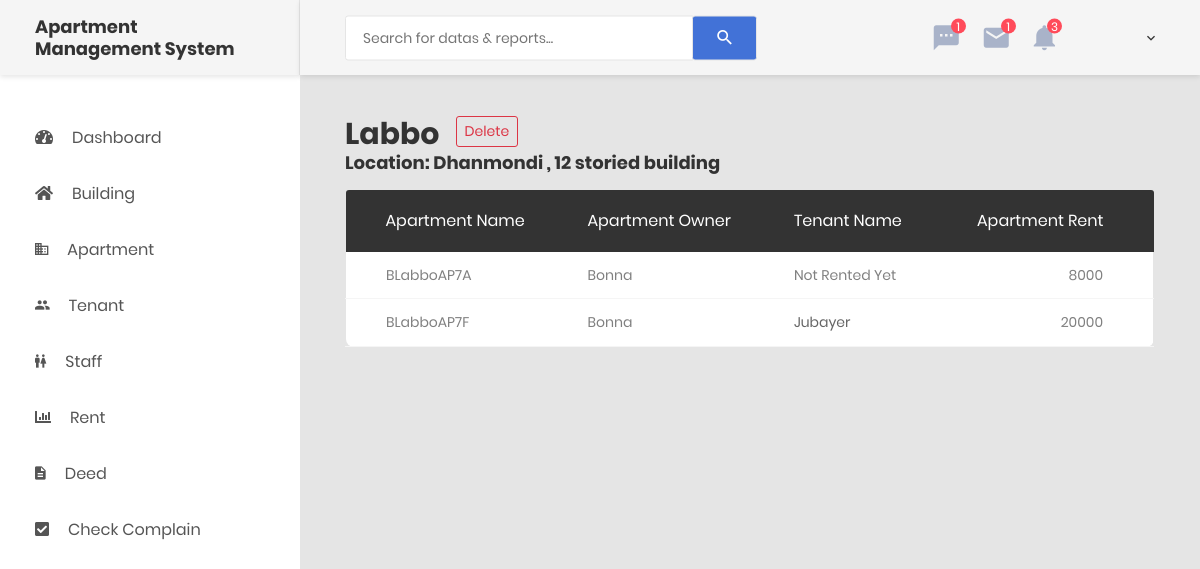
The page /single-bld.php?bld=Labbo on the database its author committed.
### tables this page shows
CREATE TABLE `building` (
  `buildingID` int(11) NOT NULL,
  `buildingName` varchar(255) NOT NULL,
  `buildingLoc` varchar(255) NOT NULL,
  `buildingStor` int(11) NOT NULL
);

CREATE TABLE `apartment` (
  `apartmentID` int(11) NOT NULL,
  `apartmentName` varchar(255) NOT NULL,
  `building` varchar(255) NOT NULL,
  `aptOwner` varchar(255) NOT NULL,
  `aptFair` int(11) NOT NULL,
  `tenantName` varchar(255) DEFAULT NULL
);

CREATE TABLE `tenant` (
  `tenantID` int(11) NOT NULL,
  `tenantName` varchar(255) NOT NULL,
  `fatherName` varchar(255) NOT NULL,
  `pAddress` varchar(255) NOT NULL,
  `po` varchar(255) NOT NULL,
  `ps` varchar(255) NOT NULL,
  `district` varchar(255) NOT NULL,
  `village` varchar(255) NOT NULL,
  `apartmentName` varchar(255) NOT NULL,
  `building` varchar(11) NOT NULL,
  `tenantContact` char(255) NOT NULL,
  `monRent` int(11) NOT NULL,
  `tenantStart` date NOT NULL,
  `tenantEmail` varchar(255) NOT NULL,
  `lastPaid` varchar(255) NOT NULL,
  `nidNumber` int(255) NOT NULL,
  `nidFrontDir` varchar(255) NOT NULL,
  `nidBackDir` varchar(255) NOT NULL,
  `profilepic` varchar(255) NOT NULL
);

### includes/db-config.php (called while the page is built, shortened)
<?php
$tenant = 'tenant';
$building = 'building';

### single-bld.php (the view, shortened to what this page needs)
<?php
include ROOT . '/includes/db-config.php';
include ROOT . '/includes/header.php';
include ROOT . '/includes/sidebar.php'; ?>
<div class="page-container">
    <?php
    include ROOT . '/includes/header-desktop.php';
    ?>
    <?php
    $bld = $_GET['bld'];
    ?>
    <div class="main-content">
        <div class="section__content section__content--p30">
            <div class="container-fluid">
                <div class="row">
                    <div class="col-lg-12">
                        <div class="building__header">
                            <h2>
                                <?php
                                $sqlforb01 = "SELECT * FROM apartment WHERE building = '$bld'";
                                $resultforb01 = mysqli_query($mysqli, $sqlforb01) or die(mysqli_error($mysqli));
                                $checkbld = "SELECT * FROM $building WHERE buildingName = '$bld'";
                                $checkbldrun = mysqli_query($mysqli, $checkbld) or die(mysqli_error($mysqli));
                                $checkdata = mysqli_fetch_assoc($checkbldrun);
                                echo $bld ?>
                            </h2>
                            <div>
                                <button type="button" class="btn btn-outline-danger btn-sm"
                                    onclick="window.location='/ams/del-bld.php?bld=<?= $bld ?>';">Delete</button>
                            </div>
                        </div>
                        <h4 style="padding-bottom: 2vh;">
                            Location:
                            <?= $checkdata['buildingLoc']; ?> ,
                            <?= $checkdata['buildingStor']; ?> storied building
                        </h4>
                        <div class="table-responsive m-b-40">
                            <table class="table table-borderless table-data3">
                                <thead>
                                    <tr>
                                        <th>Apartment Name</th>
                                        <th>Apartment Owner</th>
                                        <th>Tenant Name</th>
                                        <th>Apartment Rent</th>
                                    </tr>
                                </thead>
                                <tbody>
                                    <?php while ($dataforb01 = $resultforb01->fetch_assoc()) {
                                        $chk = $dataforb01['apartmentName'];
                                        $chksql = "SELECT * FROM $tenant WHERE apartmentName = '$chk'";
                                        $chkrun = mysqli_query($mysqli, $chksql) or die(mysqli_error($mysqli));
                                        $chkrow = mysqli_num_rows($chkrun);
                                        $chkdata = mysqli_fetch_assoc($chkrun);
                                        ?>
                                        <tr>
                                            <td>
                                                <?= $dataforb01['apartmentName'] ?>
                                            </td>
                                            <td>
                                                <?= $dataforb01['aptOwner'] ?>
                                            </td>
                                            <td>
                                                <?php if ($chkrow > 0) {
                                                    $tid = $chkdata['tenantID'];
                                                    ?>
                                                    <a href="/ams/user-details.php?user=<?= $tid ?>" class="custom__a">
                                                        <?= $chkdata['tenantName']; ?>
                                                    </a>
                                                <?php } else {
                                                    echo "Not Rented Yet";
                                                } ?>
                                            </td>
                                            <td>
                                                <?= $dataforb01['aptFair'] ?>
                                            </td>
                                        </tr>
                                    <?php } ?>
                                </tbody>
                            </table>
                        </div>
                    </div>
                </div>
            </div>
        </div>
    </div>
</div>
<?php
include ROOT . '/includes/footer.php';
?>

### css/custom.css (style rules this page uses)
.custom__a { color: #666666; }
.building__header { display: flex; gap: 2vh; }

### rows shown on the page
building: buildingLoc "Dhanmondi", buildingStor "12"
apartment: apartmentName "BLabboAP7A", aptOwner "Bonna", shows "Not Rented Yet", aptFair "8000"
apartment: apartmentName "BLabboAP7F", aptOwner "Bonna", tenant.tenantName "Jubayer", aptFair "20000"

### other values the page prints
$bld "Labbo"
